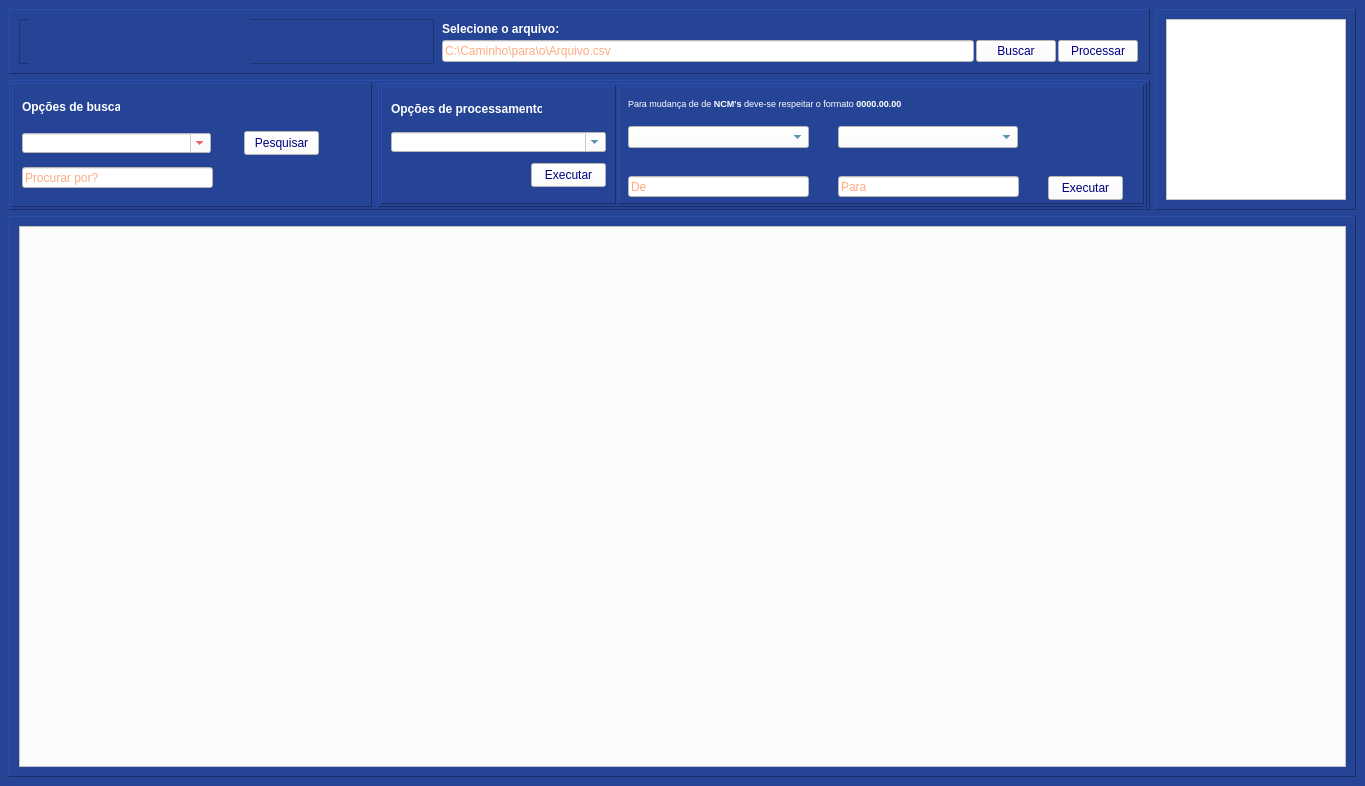
<?xml version="1.0" encoding="UTF-8"?>
<ui version="4.0">
 <class>ProcessCSV</class>
 <widget class="QMainWindow" name="ProcessCSV">
  <property name="geometry">
   <rect>
    <x>0</x>
    <y>0</y>
    <width>1365</width>
    <height>786</height>
   </rect>
  </property>
  <property name="windowTitle">
   <string>MainWindow</string>
  </property>
  <property name="styleSheet">
   <string notr="true">background-color: rgb(38, 68, 149);</string>
  </property>
  <widget class="QWidget" name="centralwidget">
   <layout class="QGridLayout" name="gridLayout">
    <item row="1" column="0">
     <widget class="QFrame" name="frame_4">
      <property name="maximumSize">
       <size>
        <width>16777215</width>
        <height>130</height>
       </size>
      </property>
      <property name="frameShape">
       <enum>QFrame::Panel</enum>
      </property>
      <property name="frameShadow">
       <enum>QFrame::Raised</enum>
      </property>
      <layout class="QGridLayout" name="gridLayout_4">
       <property name="leftMargin">
        <number>2</number>
       </property>
       <property name="topMargin">
        <number>2</number>
       </property>
       <property name="rightMargin">
        <number>2</number>
       </property>
       <property name="bottomMargin">
        <number>2</number>
       </property>
       <item row="0" column="0">
        <widget class="QFrame" name="frame_3">
         <property name="maximumSize">
          <size>
           <width>360</width>
           <height>16777215</height>
          </size>
         </property>
         <property name="frameShape">
          <enum>QFrame::Panel</enum>
         </property>
         <property name="frameShadow">
          <enum>QFrame::Raised</enum>
         </property>
         <widget class="QComboBox" name="comboBox_op_busca">
          <property name="geometry">
           <rect>
            <x>10</x>
            <y>50</y>
            <width>189</width>
            <height>20</height>
           </rect>
          </property>
          <property name="styleSheet">
           <string notr="true">background-color: rgb(255, 255, 255);
color: rgb(255, 0, 0);
font:600 9pt &quot;Segoe UI&quot;;</string>
          </property>
          <property name="editable">
           <bool>true</bool>
          </property>
          <property name="currentText">
           <string/>
          </property>
          <property name="placeholderText">
           <string>Opções de busca</string>
          </property>
          <property name="duplicatesEnabled">
           <bool>false</bool>
          </property>
          <item>
           <property name="text">
            <string>Buscar NCM's inválidos.</string>
           </property>
          </item>
          <item>
           <property name="text">
            <string>Buscar por NCM</string>
           </property>
          </item>
          <item>
           <property name="text">
            <string>Tudo que contém.</string>
           </property>
          </item>
         </widget>
         <widget class="QPushButton" name="bt_buscar_opcoes">
          <property name="geometry">
           <rect>
            <x>232</x>
            <y>48</y>
            <width>75</width>
            <height>24</height>
           </rect>
          </property>
          <property name="styleSheet">
           <string notr="true">QPushButton{
	background-color: rgb(255, 255, 255);
	color: rgb(0, 0, 127);
}

QPushButton:hover{
	
	color: rgb(255, 255, 255);
	background-color:rgb(49,147,0)
}</string>
          </property>
          <property name="text">
           <string>Pesquisar</string>
          </property>
         </widget>
         <widget class="QLineEdit" name="txt_buscar_ncm">
          <property name="geometry">
           <rect>
            <x>10</x>
            <y>84</y>
            <width>191</width>
            <height>21</height>
           </rect>
          </property>
          <property name="styleSheet">
           <string notr="true">background-color: rgb(255, 255, 255);
color: rgb(255, 85, 0);
font: 600 9pt &quot;Segoe UI&quot;;</string>
          </property>
          <property name="placeholderText">
           <string>Procurar por?</string>
          </property>
         </widget>
         <widget class="QLabel" name="label_2">
          <property name="geometry">
           <rect>
            <x>10</x>
            <y>16</y>
            <width>98</width>
            <height>16</height>
           </rect>
          </property>
          <property name="maximumSize">
           <size>
            <width>16777215</width>
            <height>20</height>
           </size>
          </property>
          <property name="text">
           <string>&lt;html&gt;&lt;head/&gt;&lt;body&gt;&lt;p&gt;&lt;span style=&quot; font-weight:700; color:#ffffff;&quot;&gt;Opções de busca:&lt;/span&gt;&lt;/p&gt;&lt;/body&gt;&lt;/html&gt;</string>
          </property>
         </widget>
        </widget>
       </item>
       <item row="0" column="1">
        <widget class="QFrame" name="frame_6">
         <property name="frameShape">
          <enum>QFrame::Panel</enum>
         </property>
         <property name="frameShadow">
          <enum>QFrame::Raised</enum>
         </property>
         <layout class="QGridLayout" name="gridLayout_2" columnstretch="0,0" columnminimumwidth="0,0">
          <property name="leftMargin">
           <number>2</number>
          </property>
          <property name="topMargin">
           <number>2</number>
          </property>
          <property name="rightMargin">
           <number>2</number>
          </property>
          <property name="bottomMargin">
           <number>2</number>
          </property>
          <property name="spacing">
           <number>2</number>
          </property>
          <item row="0" column="0">
           <widget class="QFrame" name="frame_8">
            <property name="maximumSize">
             <size>
              <width>235</width>
              <height>16777215</height>
             </size>
            </property>
            <property name="frameShape">
             <enum>QFrame::Panel</enum>
            </property>
            <property name="frameShadow">
             <enum>QFrame::Raised</enum>
            </property>
            <widget class="QComboBox" name="comboBox_op_processamentos">
             <property name="geometry">
              <rect>
               <x>10</x>
               <y>46</y>
               <width>215</width>
               <height>20</height>
              </rect>
             </property>
             <property name="styleSheet">
              <string notr="true">background-color: rgb(255, 255, 255);
color: rgb(0, 85, 127);
font:600 9pt &quot;Segoe UI&quot;;</string>
             </property>
             <property name="editable">
              <bool>true</bool>
             </property>
             <property name="currentText">
              <string/>
             </property>
             <property name="placeholderText">
              <string>Opções de busca</string>
             </property>
             <property name="duplicatesEnabled">
              <bool>false</bool>
             </property>
             <item>
              <property name="text">
               <string>Substituir NCM.</string>
              </property>
             </item>
             <item>
              <property name="text">
               <string>Tudo que contém mude para</string>
              </property>
             </item>
             <item>
              <property name="text">
               <string>P. X da Coluna A , Coluna B Recebe</string>
              </property>
             </item>
            </widget>
            <widget class="QLabel" name="label_3">
             <property name="geometry">
              <rect>
               <x>10</x>
               <y>15</y>
               <width>151</width>
               <height>16</height>
              </rect>
             </property>
             <property name="maximumSize">
              <size>
               <width>16777215</width>
               <height>20</height>
              </size>
             </property>
             <property name="text">
              <string>&lt;html&gt;&lt;head/&gt;&lt;body&gt;&lt;p&gt;&lt;span style=&quot; font-weight:700; color:#ffffff;&quot;&gt;Opções de processamento:&lt;/span&gt;&lt;/p&gt;&lt;/body&gt;&lt;/html&gt;</string>
             </property>
            </widget>
            <widget class="QPushButton" name="bt_executar_combo_process">
             <property name="geometry">
              <rect>
               <x>150</x>
               <y>77</y>
               <width>75</width>
               <height>24</height>
              </rect>
             </property>
             <property name="styleSheet">
              <string notr="true">QPushButton{
	background-color: rgb(255, 255, 255);
	color: rgb(0, 0, 127);
}

QPushButton:hover{
	
	color: rgb(255, 255, 255);
	background-color:rgb(49,147,0)
}</string>
             </property>
             <property name="text">
              <string>Executar</string>
             </property>
            </widget>
           </widget>
          </item>
          <item row="0" column="1">
           <widget class="QFrame" name="frame_7">
            <property name="frameShape">
             <enum>QFrame::Panel</enum>
            </property>
            <property name="frameShadow">
             <enum>QFrame::Raised</enum>
            </property>
            <widget class="QPushButton" name="bt_setas_ncm">
             <property name="geometry">
              <rect>
               <x>190</x>
               <y>60</y>
               <width>31</width>
               <height>24</height>
              </rect>
             </property>
             <property name="styleSheet">
              <string notr="true">border:none;</string>
             </property>
             <property name="text">
              <string/>
             </property>
             <property name="icon">
              <iconset resource="icons_.qrc">
               <normaloff>:/icons/image/direita-e-esquerda.png</normaloff>:/icons/image/direita-e-esquerda.png</iconset>
             </property>
             <property name="iconSize">
              <size>
               <width>20</width>
               <height>20</height>
              </size>
             </property>
            </widget>
            <widget class="QLineEdit" name="txt_alt_NCM1">
             <property name="geometry">
              <rect>
               <x>10</x>
               <y>90</y>
               <width>181</width>
               <height>21</height>
              </rect>
             </property>
             <property name="styleSheet">
              <string notr="true">background-color: rgb(255, 255, 255);
color: rgb(255, 85, 0);
font: 600 9pt &quot;Segoe UI&quot;;</string>
             </property>
             <property name="alignment">
              <set>Qt::AlignLeading|Qt::AlignLeft|Qt::AlignVCenter</set>
             </property>
             <property name="placeholderText">
              <string>De</string>
             </property>
            </widget>
            <widget class="QLineEdit" name="txt_alt_NCM2">
             <property name="geometry">
              <rect>
               <x>220</x>
               <y>90</y>
               <width>181</width>
               <height>21</height>
              </rect>
             </property>
             <property name="styleSheet">
              <string notr="true">background-color: rgb(255, 255, 255);
color: rgb(255, 85, 0);
font: 600 9pt &quot;Segoe UI&quot;;</string>
             </property>
             <property name="alignment">
              <set>Qt::AlignLeading|Qt::AlignLeft|Qt::AlignVCenter</set>
             </property>
             <property name="placeholderText">
              <string>Para</string>
             </property>
            </widget>
            <widget class="QPushButton" name="bt_executar_process">
             <property name="geometry">
              <rect>
               <x>430</x>
               <y>90</y>
               <width>75</width>
               <height>24</height>
              </rect>
             </property>
             <property name="styleSheet">
              <string notr="true">QPushButton{
	background-color: rgb(255, 255, 255);
	color: rgb(0, 0, 127);
}

QPushButton:hover{
	
	color: rgb(255, 255, 255);
	background-color:rgb(49,147,0)
}</string>
             </property>
             <property name="text">
              <string>Executar</string>
             </property>
            </widget>
            <widget class="QLabel" name="lb_atencao_substituir">
             <property name="geometry">
              <rect>
               <x>10</x>
               <y>10</y>
               <width>421</width>
               <height>16</height>
              </rect>
             </property>
             <property name="text">
              <string>&lt;html&gt;&lt;head/&gt;&lt;body&gt;&lt;p&gt;&lt;span style=&quot; font-size:7pt; color:#ffffff;&quot;&gt;Atenção! Todos os dados do &lt;/span&gt;&lt;span style=&quot; font-size:7pt; font-weight:700; color:#ffffff;&quot;&gt;PRIMEIRO&lt;/span&gt;&lt;span style=&quot; font-size:7pt; color:#ffffff;&quot;&gt; quadro serão substituídos pelos dados do&lt;/span&gt;&lt;span style=&quot; font-size:7pt; font-weight:700; color:#ffffff;&quot;&gt; SEGUNDO.&lt;/span&gt;&lt;/p&gt;&lt;/body&gt;&lt;/html&gt;</string>
             </property>
            </widget>
            <widget class="QComboBox" name="combo_column1">
             <property name="geometry">
              <rect>
               <x>10</x>
               <y>40</y>
               <width>181</width>
               <height>22</height>
              </rect>
             </property>
             <property name="styleSheet">
              <string notr="true">background-color: rgb(255, 255, 255);
color: rgb(0, 85, 127);
font:600 9pt &quot;Segoe UI&quot;;</string>
             </property>
            </widget>
            <widget class="QComboBox" name="combo_column2">
             <property name="geometry">
              <rect>
               <x>220</x>
               <y>40</y>
               <width>180</width>
               <height>22</height>
              </rect>
             </property>
             <property name="styleSheet">
              <string notr="true">background-color: rgb(255, 255, 255);
color: rgb(0, 85, 127);
font:600 9pt &quot;Segoe UI&quot;;</string>
             </property>
            </widget>
            <widget class="QLabel" name="lb_info_ncm_subst">
             <property name="geometry">
              <rect>
               <x>10</x>
               <y>10</y>
               <width>421</width>
               <height>16</height>
              </rect>
             </property>
             <property name="text">
              <string>&lt;html&gt;&lt;head/&gt;&lt;body&gt;&lt;p&gt;&lt;span style=&quot; font-size:7pt; color:#ffffff;&quot;&gt;Para mudança de de &lt;/span&gt;&lt;span style=&quot; font-size:7pt; font-weight:700; color:#ffffff;&quot;&gt;NCM's&lt;/span&gt;&lt;span style=&quot; font-size:7pt; color:#ffffff;&quot;&gt; deve-se respeitar o formato &lt;/span&gt;&lt;span style=&quot; font-size:7pt; font-weight:700; color:#ffffff;&quot;&gt;0000.00.00&lt;/span&gt;&lt;/p&gt;&lt;/body&gt;&lt;/html&gt;</string>
             </property>
            </widget>
           </widget>
          </item>
         </layout>
        </widget>
       </item>
      </layout>
     </widget>
    </item>
    <item row="0" column="1" rowspan="2">
     <widget class="QFrame" name="frame">
      <property name="maximumSize">
       <size>
        <width>200</width>
        <height>16777215</height>
       </size>
      </property>
      <property name="frameShape">
       <enum>QFrame::Panel</enum>
      </property>
      <property name="frameShadow">
       <enum>QFrame::Raised</enum>
      </property>
      <layout class="QGridLayout" name="gridLayout_3">
       <item row="0" column="0">
        <widget class="QPlainTextEdit" name="txt_output_logs">
         <property name="font">
          <font>
           <family>Segoe UI</family>
           <pointsize>7</pointsize>
           <italic>false</italic>
           <bold>true</bold>
          </font>
         </property>
         <property name="styleSheet">
          <string notr="true">background-color: rgb(255, 255, 255);
font: 700 7pt &quot;Segoe UI&quot;;</string>
         </property>
        </widget>
       </item>
      </layout>
     </widget>
    </item>
    <item row="2" column="0" colspan="2">
     <widget class="QFrame" name="frame_2">
      <property name="frameShape">
       <enum>QFrame::Panel</enum>
      </property>
      <property name="frameShadow">
       <enum>QFrame::Raised</enum>
      </property>
      <layout class="QGridLayout" name="gridLayout_5">
       <item row="0" column="0">
        <widget class="QTableWidget" name="tb_dados_csv">
         <property name="font">
          <font>
           <family>Segoe UI</family>
           <pointsize>10</pointsize>
          </font>
         </property>
         <property name="styleSheet">
          <string notr="true">QHeaderView::section{
background-color:rgb(148,148,148);
	color:rgb(255,255,255);
	font: 10pt &quot;MS Shell Dlg 2&quot;;
}

QTableWidget{
	background-color:rgb(252,252,252);
}</string>
         </property>
         <property name="editTriggers">
          <set>QAbstractItemView::AllEditTriggers</set>
         </property>
         <property name="dragEnabled">
          <bool>true</bool>
         </property>
         <property name="dragDropMode">
          <enum>QAbstractItemView::InternalMove</enum>
         </property>
         <property name="alternatingRowColors">
          <bool>true</bool>
         </property>
         <property name="selectionMode">
          <enum>QAbstractItemView::ContiguousSelection</enum>
         </property>
         <property name="selectionBehavior">
          <enum>QAbstractItemView::SelectRows</enum>
         </property>
         <property name="sortingEnabled">
          <bool>true</bool>
         </property>
         <attribute name="verticalHeaderVisible">
          <bool>false</bool>
         </attribute>
        </widget>
       </item>
      </layout>
     </widget>
    </item>
    <item row="0" column="0">
     <widget class="QFrame" name="frame_5">
      <property name="maximumSize">
       <size>
        <width>16777215</width>
        <height>65</height>
       </size>
      </property>
      <property name="frameShape">
       <enum>QFrame::Panel</enum>
      </property>
      <property name="frameShadow">
       <enum>QFrame::Raised</enum>
      </property>
      <layout class="QGridLayout" name="gridLayout_7">
       <item row="0" column="0">
        <widget class="QFrame" name="frame_9">
         <property name="maximumSize">
          <size>
           <width>16777215</width>
           <height>16777215</height>
          </size>
         </property>
         <property name="frameShape">
          <enum>QFrame::StyledPanel</enum>
         </property>
         <property name="frameShadow">
          <enum>QFrame::Raised</enum>
         </property>
         <widget class="QPushButton" name="pushButton">
          <property name="geometry">
           <rect>
            <x>10</x>
            <y>0</y>
            <width>221</width>
            <height>51</height>
           </rect>
          </property>
          <property name="minimumSize">
           <size>
            <width>221</width>
            <height>51</height>
           </size>
          </property>
          <property name="styleSheet">
           <string notr="true">border:none;</string>
          </property>
          <property name="text">
           <string/>
          </property>
          <property name="icon">
           <iconset resource="icons_.qrc">
            <normaloff>:/icons/image/TECH TOOLS TITULO LOGO.png</normaloff>:/icons/image/TECH TOOLS TITULO LOGO.png</iconset>
          </property>
          <property name="iconSize">
           <size>
            <width>1500</width>
            <height>45</height>
           </size>
          </property>
         </widget>
        </widget>
       </item>
       <item row="0" column="1">
        <widget class="QFrame" name="frame_10">
         <property name="maximumSize">
          <size>
           <width>700</width>
           <height>65</height>
          </size>
         </property>
         <property name="frameShape">
          <enum>QFrame::NoFrame</enum>
         </property>
         <property name="frameShadow">
          <enum>QFrame::Raised</enum>
         </property>
         <layout class="QGridLayout" name="gridLayout_6">
          <property name="leftMargin">
           <number>2</number>
          </property>
          <property name="topMargin">
           <number>2</number>
          </property>
          <property name="rightMargin">
           <number>2</number>
          </property>
          <property name="bottomMargin">
           <number>2</number>
          </property>
          <property name="spacing">
           <number>2</number>
          </property>
          <item row="0" column="0">
           <widget class="QLabel" name="label">
            <property name="text">
             <string>&lt;html&gt;&lt;head/&gt;&lt;body&gt;&lt;p&gt;&lt;span style=&quot; font-weight:700; color:#ffffff;&quot;&gt;Selecione o arquivo:&lt;/span&gt;&lt;/p&gt;&lt;/body&gt;&lt;/html&gt;</string>
            </property>
           </widget>
          </item>
          <item row="1" column="0">
           <widget class="QLineEdit" name="txt_path_filecsv">
            <property name="styleSheet">
             <string notr="true">background-color: rgb(255, 255, 255);
color: rgb(255, 85, 0);
font: 9pt &quot;Segoe UI&quot;;</string>
            </property>
            <property name="placeholderText">
             <string>C:\Caminho\para\o\Arquivo.csv</string>
            </property>
           </widget>
          </item>
          <item row="1" column="1">
           <widget class="QPushButton" name="bt_buscar_filecsv">
            <property name="styleSheet">
             <string notr="true">QPushButton{
	background-color: rgb(255, 255, 255);
	color: rgb(0, 0, 127);
}

QPushButton:hover{
	
	color: rgb(255, 255, 255);
	background-color:rgb(49,147,0)
}</string>
            </property>
            <property name="text">
             <string>Buscar</string>
            </property>
           </widget>
          </item>
          <item row="1" column="2">
           <widget class="QPushButton" name="bt_processar_arquivo_csv">
            <property name="toolTip">
             <string>&lt;html&gt;&lt;head/&gt;&lt;body&gt;&lt;p&gt;&lt;span style=&quot; font-size:8pt; color:#00007f;&quot;&gt;Processar arquivo&lt;/span&gt;&lt;/p&gt;&lt;/body&gt;&lt;/html&gt;</string>
            </property>
            <property name="styleSheet">
             <string notr="true">QPushButton{
	background-color: rgb(255, 255, 255);
	color: rgb(0, 0, 127);
}

QPushButton:hover{
	
	color: rgb(255, 255, 255);
	background-color:rgb(49,147,0)
}</string>
            </property>
            <property name="text">
             <string>Processar</string>
            </property>
           </widget>
          </item>
         </layout>
        </widget>
       </item>
      </layout>
     </widget>
    </item>
   </layout>
  </widget>
 </widget>
 <resources>
  <include location="icons_.qrc"/>
 </resources>
 <connections/>
</ui>
